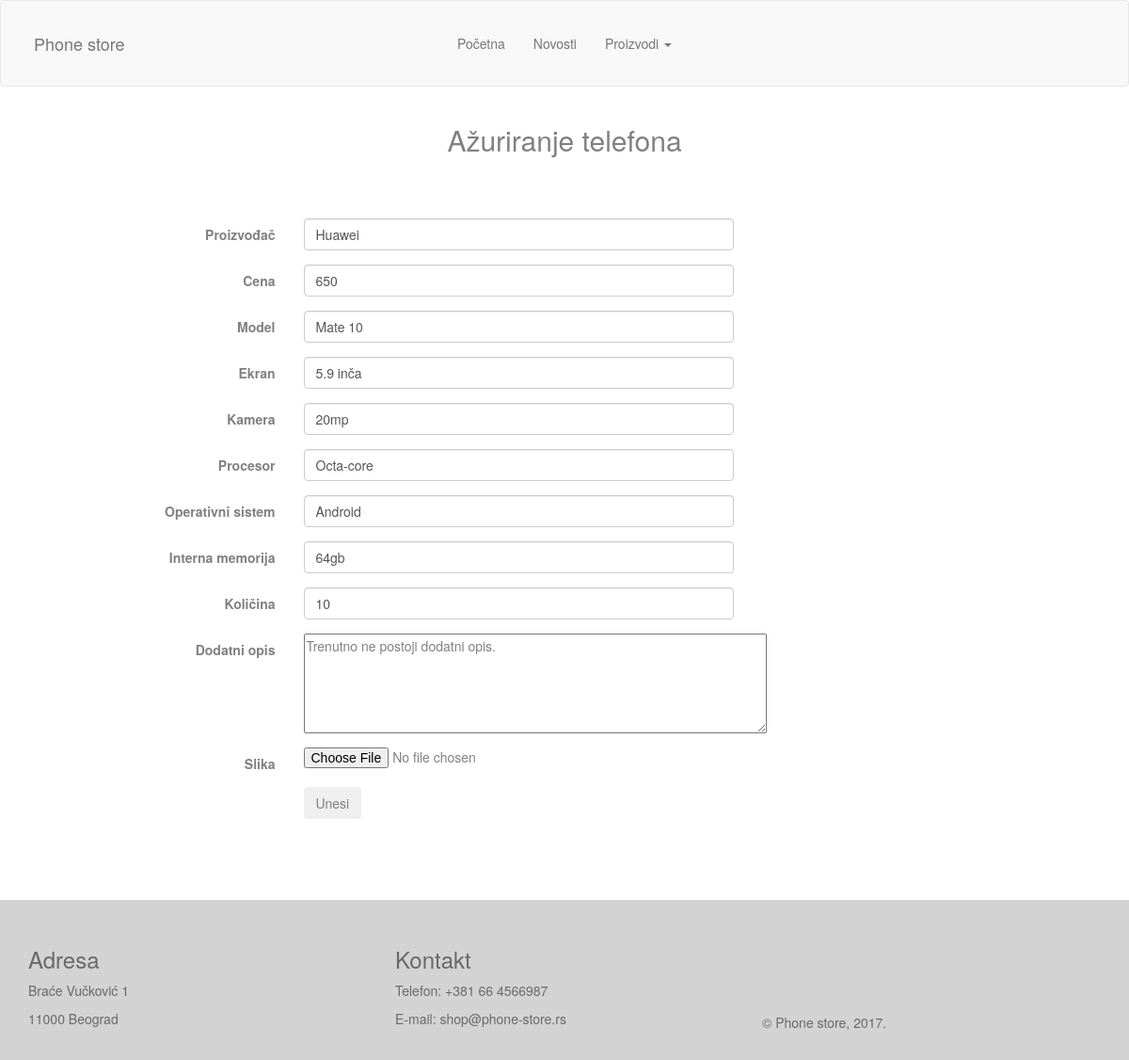
Screenshot of /azurirajTelefon.php?id=7 with the database file from the repository.
### tables this page shows
CREATE TABLE `telefon` (
  `id` int(10) unsigned NOT NULL AUTO_INCREMENT,
  `proizvodjac` varchar(20) DEFAULT NULL,
  `cena` int(4) DEFAULT NULL,
  `model` varchar(30) DEFAULT NULL,
  `ekran` varchar(30) DEFAULT NULL,
  `kamera` varchar(30) DEFAULT NULL,
  `procesor` varchar(30) DEFAULT NULL,
  `os` varchar(20) DEFAULT NULL,
  `memorija` varchar(10) DEFAULT NULL,
  `kolicina` int(4) DEFAULT NULL,
  `dodatniOpis` varchar(255) DEFAULT NULL,
  PRIMARY KEY (`id`)
);

### init.php (called while the page is built, shortened)
<?php
spl_autoload_register(function($className) {
    $directories = array('controller/','model/','common/');
});

### common/DBBroker.php (called while the page is built, shortened)
<?php
class DBBroker
{
    private static $instance;
    protected $pdo;
    private function connect()
    {
        if (is_null($this->pdo)) {
            try {
                $this->pdo = new PDO('mysql:host=localhost;dbname=store', 'root', '');
            } catch (\PDOException $ex) {
                throw $ex;
            } catch (\Exception $e) {
                throw $e;
            }
        }
    }
    public static function getInstance()
    {
        if (is_null(self::$instance)) {
            self::$instance = new DBBroker();
            self::$instance->connect();
        }
        return self::$instance;
    }
    public function select($tableName, $attributes = '*', $condition = null, $orderBy = null, $limit = null)
    {
        $this->setNames();
        $query = 'SELECT '  . $attributes . ' FROM ' . $tableName;
        if ($condition != null) {
            $query .= ' WHERE ' . $condition;
        }
        $statement = $this->pdo->query($query);
        $resultSet = $statement->fetchAll(PDO::FETCH_ASSOC);
        return $resultSet;
    }
    private function setNames()
    {
        $this->pdo->query("SET NAMES utf8");
    }
}

### model/Telefon.php (called while the page is built, shortened)
<?php
class Telefon
{
    private $proizvodjac;
    private $cena;
    private $model;
    private $ekran;
    private $kamera;
    private $procesor;
    private $os;
    private $memorija;
    private $kolicina;
    private $dodatniOpis;
    public function __construct($id, $proizvodjac, $cena, $model, $ekran, $kamera, $procesor, $os, $memorija, $kolicina,
                                $dodatniOpis)
    {
        $this->proizvodjac = $proizvodjac;
        $this->cena = $cena;
        $this->model = $model;
        $this->ekran = $ekran;
        $this->kamera = $kamera;
        $this->procesor = $procesor;
        $this->os = $os;
        $this->memorija = $memorija;
        $this->kolicina = $kolicina;
        $this->dodatniOpis = $dodatniOpis;
    }
    public function getProizvodjac()
    {
        return $this->proizvodjac;
    }
    public function getCena()
    {
        return $this->cena;
    }
    public function getModel()
    {
        return $this->model;
    }
    public function getEkran()
    {
        return $this->ekran;
    }
    public function getKamera()
    {
        return $this->kamera;
    }
    public function getProcesor()
    {
        return $this->procesor;
    }
    public function getOs()
    {
        return $this->os;
    }
    public function getMemorija()
    {
        return $this->memorija;
    }
    public function getKolicina()
    {
        return $this->kolicina;
    }
    public function getDodatniOpis()
    {
        return $this->dodatniOpis;
    }
    public static function vratiTelefon($id)
    {
        $condition = "id='" . $id . "'";
        $db = DBBroker::getInstance();
        $result = $db->select('telefon', '*', $condition);
        $row = reset($result);
        $telefon = new Telefon($row['id'], $row['proizvodjac'], $row['cena'], $row['model'], $row['ekran'],
                                $row['kamera'], $row['procesor'], $row['os'], $row['memorija'],
                                $row['kolicina'], $row['dodatniOpis']);
        return $telefon;
    }
}

### view/telefon/azuriraj.php (the view, shortened to what this page needs)
<div class="container">
    <h2>Ažuriranje telefona</h2>
    <div style="padding-top: 5%">
        <form class="form-horizontal" enctype="multipart/form-data" action="#" method="post">
            <div class="form-group">
                <label class="control-label col-md-3">Proizvođač</label>
                <div class="col-md-5">
                    <input type="text" class="form-control" name="proizvodjac" maxlength="20" required
                           value="<?php if(isset($telefon)) {
                               echo $telefon->getProizvodjac();
                           } ?>">
                </div>
            </div>
            <div class="form-group">
                <label class="control-label col-md-3">Cena</label>
                <div class="col-md-5">
                    <input type="text" class="form-control" name="cena" maxlength="4"
                           pattern="[0-9]{2,4}" required
                           value="<?php if(isset($telefon)) {
                               echo $telefon->getCena();
                           } ?>">
                </div>
            </div>
            <div class="form-group">
                <label class="control-label col-md-3">Model</label>
                <div class="col-md-5">
                    <input id="model" type="text" class="form-control" name="model" maxlength="30" required
                           value="<?php if(isset($telefon)) {
                               echo $telefon->getModel();
                           } ?>">
                </div>
            </div>
            <div class="form-group">
                <label class="control-label col-md-3">Ekran</label>
                <div class="col-md-5">
                    <input type="text" class="form-control" name="ekran" maxlength="30" required
                           value="<?php if(isset($telefon)) {
                               echo $telefon->getEkran();
                           } ?>">
                </div>
            </div>
            <div class="form-group">
                <label class="control-label col-md-3">Kamera</label>
                <div class="col-md-5">
                    <input type="text" class="form-control" name="kamera" maxlength="30" required
                           value="<?php if(isset($telefon)) {
                               echo $telefon->getKamera();
                           } ?>">
                </div>
            </div>
            <div class="form-group">
                <label class="control-label col-md-3">Procesor</label>
                <div class="col-md-5">
                    <input type="text" class="form-control" name="procesor" maxlength="30" required
                           value="<?php if(isset($telefon)) {
                               echo $telefon->getProcesor();
                           } ?>">
                </div>
            </div>
            <div class="form-group">
                <label class="control-label col-md-3">Operativni sistem</label>
                <div class="col-md-5">
                    <input type="text" class="form-control" name="os" maxlength="30" required
                           value="<?php if(isset($telefon)) {
                               echo $telefon->getOs();
                           } ?>">
                </div>
            </div>
            <div class="form-group">
                <label class="control-label col-md-3">Interna memorija</label>
                <div class="col-md-5">
                    <input type="text" class="form-control" name="memorija" maxlength="30" required
                           value="<?php if(isset($telefon)) {
                               echo $telefon->getMemorija();
                           } ?>">
                </div>
            </div>
            <div class="form-group">
                <label class="control-label col-md-3">Količina</label>
                <div class="col-md-5">
                    <input type="text" class="form-control" name="kolicina" maxlength="4"
                           pattern="[0-9]{1,4}" required
                           value="<?php if(isset($telefon)) {
                               echo $telefon->getKolicina();
                           } ?>">
                </div>
            </div>
            <div class="form-group">
                <label class="control-label col-md-3">Dodatni opis</label>
                <div class="col-md-5">
                    <textarea cols="63" rows="5" name="dodatniOpis" maxlength="255"><?php if(isset($telefon)) {
                            echo $telefon->getDodatniOpis();
                        } ?>
                    </textarea>
                </div>
            </div>
            <div class="form-group">
                <label class="control-label col-md-3">Slika</label>
                <div class="col-md-5">
                    <input name="file" type="file" accept=".jpg">
                </div>
            </div>
            <div class="form-group">
                <div class="col-md-offset-3 col-md-4">
                    <button type="submit" class="btn btn-basic">Unesi</button>
                </div>
            </div>
        </form>
    </div>
</div>
<?php
include ROOT . 'view/layout.php';
?>

### view/telefon/azuriraj.php (style rules this page uses)
h2 { text-align: center; color: gray; }
form { color: gray; padding-bottom: 5%; }

### rows the page displays
telefon: proizvodjac "Huawei", cena "650", model "Mate 10", ekran "5.9 inča", kamera "20mp", procesor "Octa-core", os "Android", memorija "64gb", kolicina "10", dodatniOpis "Trenutno ne postoji dodatni opis."
